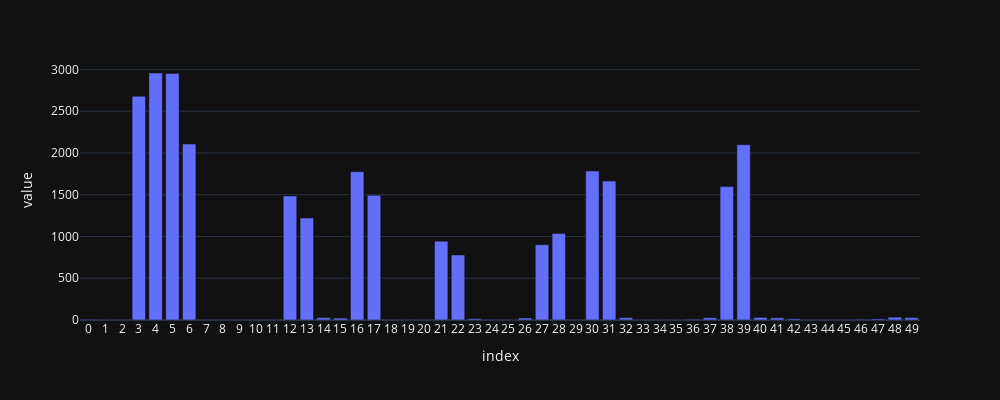

Source (notebook cell):
### Markdown cell above
Как можно убедиться, одни датчики выдают более *сильный* сигнал, чем другие. Причем сигналы датчиков *сильной* группы на первый взгляд кажутся более информативными, чем шумные и "невнятные" сигналы *слабых* датчиков.

Посмотрим на медианные значения датчиков в приведенном фрагменте данных:

### Code cell
data_median = data.median()

fig = px.bar(data_median, width=1000, height=400)
fig.update_layout(showlegend=False)
fig.show()

print("Датчики с высоким уровнем сигнала:")
print(*data_median[data_median > data_median.mean()].index)

### Figure 1 — Plotly figure (JSON) as saved in the notebook; plotly's stock layout.template omitted (floating-point values rounded to 4 significant figures)
{"data": [{"alignmentgroup": "True", "hovertemplate": "variable=0<br>index=%{x}<br>value=%{y}<extra></extra>", "legendgroup": "0", "marker": {"color": "#636efa", "pattern": {"shape": ""}}, "name": "0", "offsetgroup": "0", "orientation": "v", "showlegend": true, "textposition": "auto", "type": "bar", "x": ["0", "1", "2", "3", "4", "5", "6", "7", "8", "9", "10", "11", "12", "13", "14", "15", "16", "17", "18", "19", "20", "21", "22", "23", "24", "25", "26", "27", "28", "29", "30", "31", "32", "33", "34", "35", "36", "37", "38", "39", "40", "41", "42", "43", "44", "45", "46", "47", "48", "49"], "xaxis": "x", "y": [8, 5, 6, 2679, 2957, 2951, 2106, 6, 7, 6, 7, 5, 1485, 1221, 28, 23, 1776, 1492, 7, 5, 4, 943, 778, 16, 7, 6, 24, 901, 1035, 7, 1783, 1663, 28, 6, 4, 4, 9, 27, 1597, 2098, 30, 26, 14, 6, 6, 6, 9, 13, 34, 28], "yaxis": "y"}], "layout": {"barmode": "relative", "height": 400, "legend": {"title": {"text": "variable"}, "tracegroupgap": 0}, "margin": {"t": 60}, "showlegend": false, "width": 1000, "xaxis": {"anchor": "y", "domain": [0, 1], "title": {"text": "index"}}, "yaxis": {"anchor": "x", "domain": [0, 1], "title": {"text": "value"}}}}
